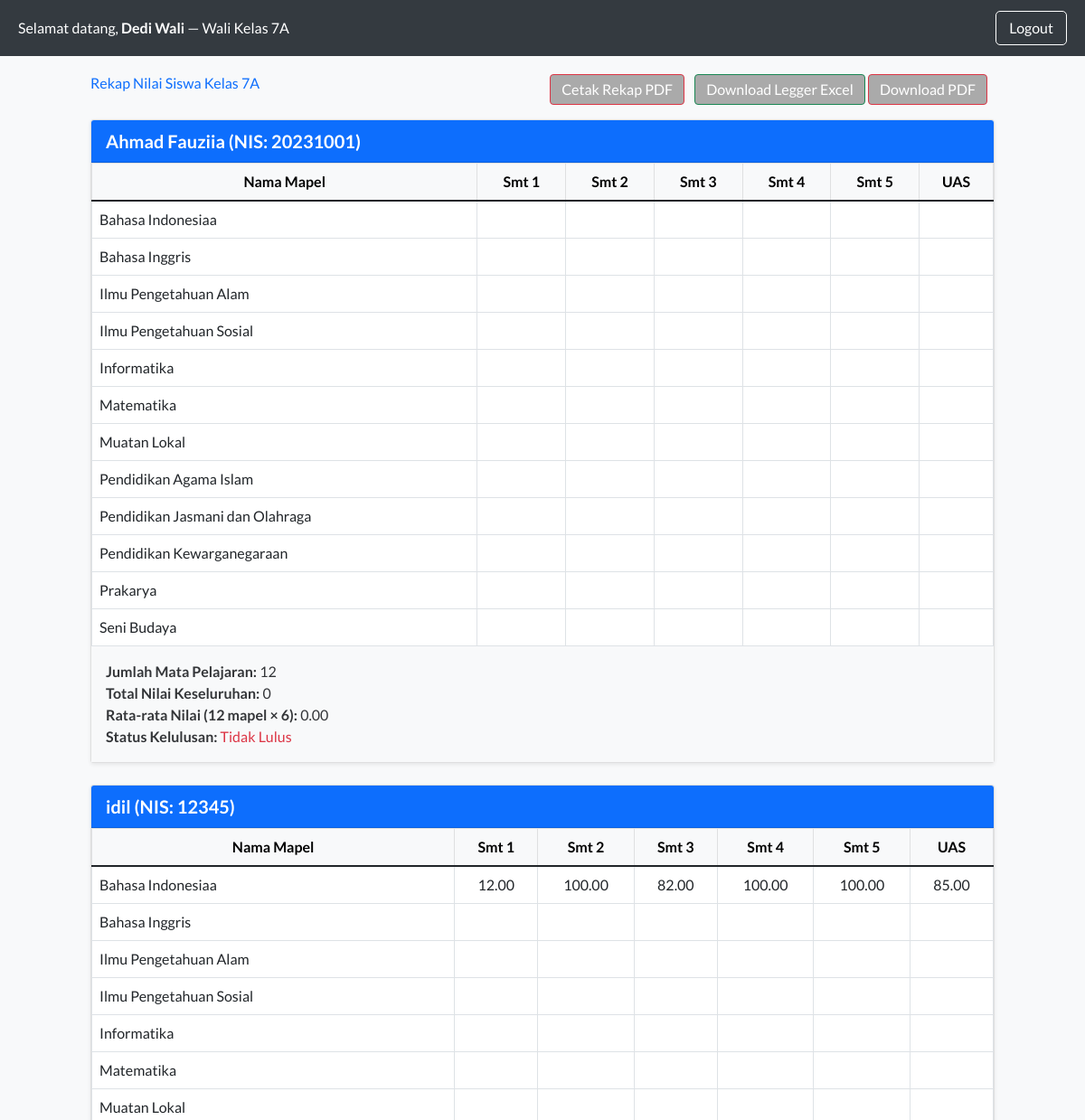
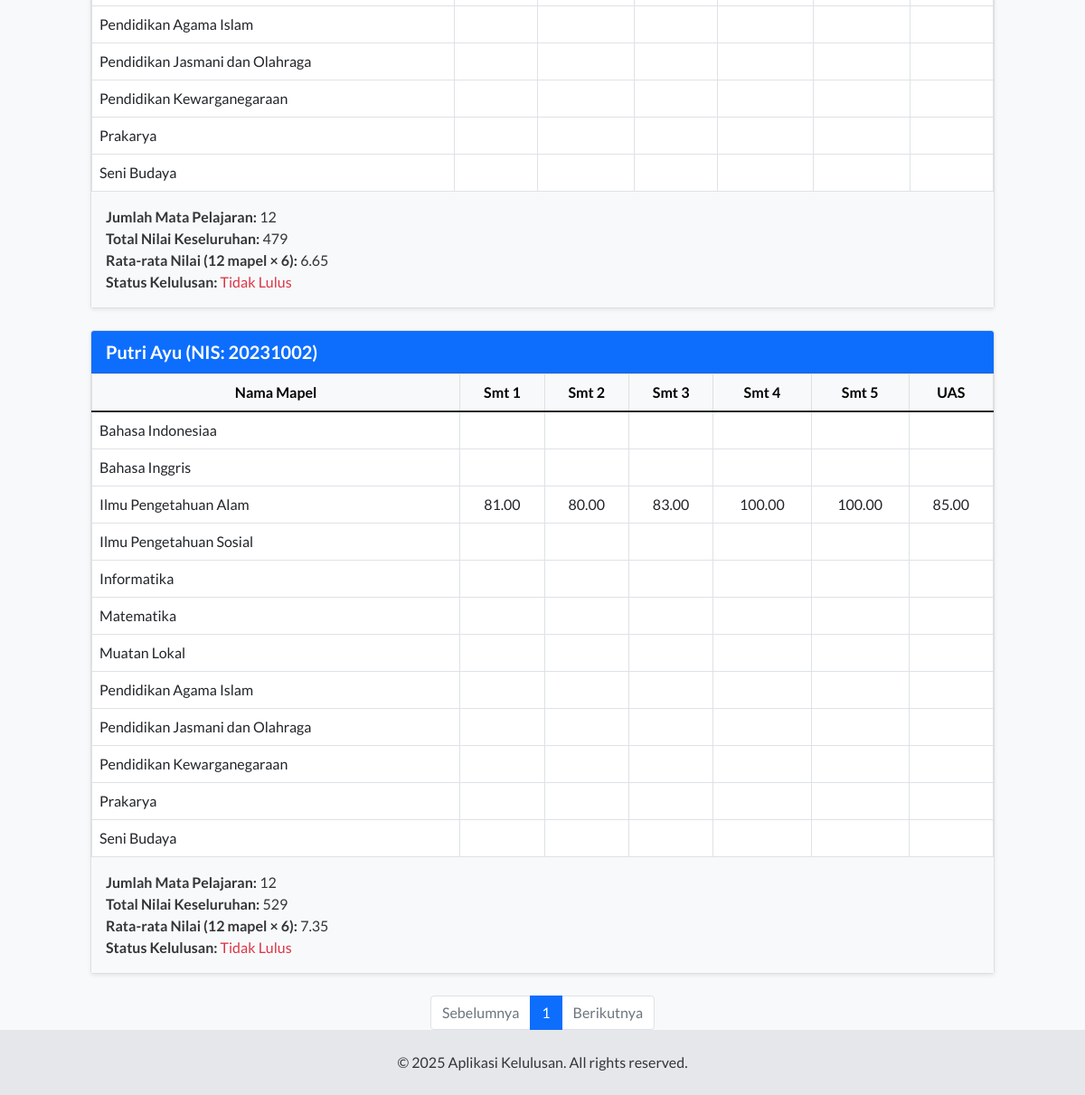
Page /wali_kelas/wali_kelas_dashboard.php (signed in) on the committed database (2 pictures, top to bottom).
### tables this page shows
CREATE TABLE `siswa` (
  `nis` varchar(20) NOT NULL,
  `nisn` varchar(20) DEFAULT NULL,
  `nama` varchar(100) NOT NULL,
  `tempat_lahir` varchar(100) DEFAULT NULL,
  `nama_orang_tua` varchar(100) DEFAULT NULL,
  `kelas` varchar(10) NOT NULL,
  `tahun_ajaran` varchar(20) NOT NULL,
  `password` varchar(255) DEFAULT NULL,
  `status_kelulusan` enum('Lulus','Lulus Bersyarat','Tidak Lulus') DEFAULT NULL
);

CREATE TABLE `mapel` (
  `kode_mapel` varchar(10) NOT NULL,
  `nama_mapel` varchar(100) NOT NULL
);

CREATE TABLE `nilai` (
  `id_nilai` int(11) NOT NULL,
  `nis` varchar(20) NOT NULL,
  `kode_mapel` varchar(10) NOT NULL,
  `smt1` decimal(5,2) DEFAULT NULL,
  `smt2` decimal(5,2) DEFAULT NULL,
  `smt3` decimal(5,2) DEFAULT NULL,
  `smt4` decimal(5,2) DEFAULT NULL,
  `smt5` decimal(5,2) DEFAULT NULL,
  `uas` decimal(5,2) DEFAULT NULL,
  `tahun_ajaran` varchar(20) NOT NULL,
  `kkm` decimal(5,2) DEFAULT 80.00
);

### wali_kelas/wali_kelas_dashboard.php (the view, shortened to what this page needs)
<?php
include('../includes/koneksi.php');
$kelas_wali = $_SESSION['kelas_wali'];
$nama_lengkap = $_SESSION['nama_lengkap'];
$limit = 10;
$page = isset($_GET['page']) && is_numeric($_GET['page']) ? (int) $_GET['page'] : 1;
$offset = ($page - 1) * $limit;
$sql_count = "SELECT COUNT(*) as total FROM siswa WHERE kelas = '$kelas_wali'";
$result_count = mysqli_query($conn, $sql_count);
$row_count = mysqli_fetch_assoc($result_count);
$total_siswa = $row_count['total'];
$total_pages = ceil($total_siswa / $limit);
$sql_siswa = "SELECT * FROM siswa WHERE kelas = '$kelas_wali' ORDER BY nama ASC LIMIT $limit OFFSET $offset";
$result_siswa = mysqli_query($conn, $sql_siswa);
$sql_mapel = "SELECT * FROM mapel ORDER BY nama_mapel ASC LIMIT 12";
$result_mapel_master = mysqli_query($conn, $sql_mapel);
$mapel_list = [];
while ($row = mysqli_fetch_assoc($result_mapel_master)) {
    $mapel_list[] = $row;
}
?>
<!DOCTYPE html>
<html lang="id">
<head>
    <?php include('../template_head.php'); ?>
</head>
<body>
    <div class="welcome-bar">
        <div>Selamat datang, <strong>
            <?php echo htmlspecialchars($nama_lengkap); ?>
    </strong> — Wali Kelas <?php echo htmlspecialchars($kelas_wali); ?></div>
        <a href="../logout.php" class="logout-btn">Logout</a>
    </div>
    <div class="container">
        <div class="d-flex justify-content-between mb-3">
            <h3 class="text-primary">Rekap Nilai Siswa Kelas <?php echo htmlspecialchars($kelas_wali); ?></h3>
            <div>
                <button onclick="window.print()" class="btn btn-danger me-2">Cetak Rekap PDF</button>
                <a href="download_legger.php" class="btn btn-success">Download Legger Excel</a>
                <a href="rekap_print.php" target="_blank" class="btn btn-danger me-2">Download PDF</a>
            </div>
        </div>
        <?php if(mysqli_num_rows($result_siswa) == 0): ?>
            <div class="alert alert-warning">Belum ada data siswa untuk kelas ini.</div>
        <?php else: ?>
            <?php while ($siswa = mysqli_fetch_assoc($result_siswa)) { ?>
                <div class="card mb-4 shadow-sm">
                    <div class="card-header bg-primary text-white">
                        <strong><?php echo htmlspecialchars($siswa['nama']); ?> (NIS: <?php echo htmlspecialchars($siswa['nis']); ?>)</strong>
                    </div>
                    <div class="card-body p-0">
                        <table class="table table-bordered mb-0">
                            <thead class="table-light">
                                <tr>
                                    <th>Nama Mapel</th>
                                    <th>Smt 1</th>
                                    <th>Smt 2</th>
                                    <th>Smt 3</th>
                                    <th>Smt 4</th>
                                    <th>Smt 5</th>
                                    <th>UAS</th>
                                </tr>
                            </thead>
                            <tbody>
                            <?php
                            $nis = $siswa['nis'];
                            $total_nilai = 0;
                            $kelulusan_akhir = 'Lulus';
                            foreach ($mapel_list as $mapel) {
                                $kode_mapel = $mapel['kode_mapel'];
                                $nama_mapel = $mapel['nama_mapel'];
                                $sql_nilai_per_mapel = "SELECT * FROM nilai WHERE nis = '$nis' AND kode_mapel = '$kode_mapel'";
                                $result_nilai = mysqli_query($conn, $sql_nilai_per_mapel);
                                $nilai = mysqli_fetch_assoc($result_nilai);
                                $smt1 = isset($nilai['smt1']) ? $nilai['smt1'] : '';
                                $smt2 = isset($nilai['smt2']) ? $nilai['smt2'] : '';
                                $smt3 = isset($nilai['smt3']) ? $nilai['smt3'] : '';
                                $smt4 = isset($nilai['smt4']) ? $nilai['smt4'] : '';
                                $smt5 = isset($nilai['smt5']) ? $nilai['smt5'] : '';
                                $uas  = isset($nilai['uas'])  ? $nilai['uas']  : '';
                                echo "<tr>
                                        <td class='text-start'>$nama_mapel</td>
                                        <td>$smt1</td>
                                        <td>$smt2</td>
                                        <td>$smt3</td>
                                        <td>$smt4</td>
                                        <td>$smt5</td>
                                        <td>$uas</td>
                                      </tr>";
                                $nilai_mapel = [$smt1, $smt2, $smt3, $smt4, $smt5, $uas];
                                foreach ($nilai_mapel as $n) {
                                    $nilai_terpakai = ($n === '' || $n === null) ? 0 : $n;
                                    $total_nilai += $nilai_terpakai;
                                    if ($nilai_terpakai < 80) {
                                        $kelulusan_akhir = 'Tidak Lulus';
                                    }
                                }
                            }
                            $rata_rata = $total_nilai / (count($mapel_list) * 6);
                            ?>
                            </tbody>
                        </table>
                        <div class="p-3 bg-light">
                            <p><strong>Jumlah Mata Pelajaran:</strong> <?php echo count($mapel_list); ?></p>
                            <p><strong>Total Nilai Keseluruhan:</strong> <?php echo $total_nilai; ?></p>
                            <p><strong>Rata-rata Nilai (12 mapel × 6):</strong> <?php echo number_format($rata_rata, 2); ?></p>
                            <p><strong>Status Kelulusan:</strong>
                                <span class="<?php echo $kelulusan_akhir == 'Lulus' ? 'text-success' : 'text-danger'; ?>">
                                    <?php echo $kelulusan_akhir; ?>
                                </span>
                            </p>
                        </div>
                    </div>
                </div>
            <?php } ?>
            <nav aria-label="Page navigation example">
                <ul class="pagination">
                    <li class="page-item <?php if($page <= 1) echo 'disabled'; ?>">
                        <a class="page-link" href="?page=<?php echo $page - 1; ?>" tabindex="-1">Sebelumnya</a>
                    </li>
                    <?php for ($i = 1; $i <= $total_pages; $i++): ?>
                        <li class="page-item <?php if ($i == $page) echo 'active'; ?>">
                            <a class="page-link" href="?page=<?php echo $i; ?>"><?php echo $i; ?></a>
                        </li>
                    <?php endfor; ?>
                    <li class="page-item <?php if($page >= $total_pages) echo 'disabled'; ?>">
                        <a class="page-link" href="?page=<?php echo $page + 1; ?>">Berikutnya</a>
                    </li>
                </ul>
            </nav>
        <?php endif; ?>
    </div>
    <?php include('../template_foot.php'); ?>
</body>
</html>

### wali_kelas/wali_kelas_dashboard.php (style rules this page uses)
body { background-color: #f8f9fa; }
.card-header { font-size: 1.25rem; }
.table thead th { vertical-align: middle; text-align: center; }
.table tbody td { vertical-align: middle; text-align: center; }
.pagination { justify-content: center; }
.welcome-bar { background-color: #343a40; color: white; padding: 12px 20px; display: flex; justify-content: space-between; align-items: center; margin-bottom: 20px; }
.welcome-bar .logout-btn { color: white; text-decoration: none; border: 1px solid white; padding: 6px 14px; border-radius: 5px; transition: background-color 0.3s; }

### rows in the picture
siswa: nama "Ahmad Fauziia", nis "20231001", total_nilai "0", rata_rata "0.00", kelulusan_akhir "Tidak Lulus"
mapel: nama_mapel "Bahasa Indonesiaa", nilai.smt1 "12.00", nilai.smt2 "100.00", nilai.smt3 "82.00", nilai.smt4 "100.00", nilai.smt5 "100.00", nilai.uas "85.00"
mapel: nama_mapel "Bahasa Inggris"
mapel: nama_mapel "Ilmu Pengetahuan Alam", nilai.smt1 "81.00", nilai.smt2 "80.00", nilai.smt3 "83.00", nilai.smt4 "100.00", nilai.smt5 "100.00", nilai.uas "85.00"
mapel: nama_mapel "Ilmu Pengetahuan Sosial"
mapel: nama_mapel "Informatika"
mapel: nama_mapel "Matematika"
mapel: nama_mapel "Muatan Lokal"
mapel: nama_mapel "Pendidikan Agama Islam"
mapel: nama_mapel "Pendidikan Jasmani dan Olahraga"
mapel: nama_mapel "Pendidikan Kewarganegaraan"
mapel: nama_mapel "Prakarya"
mapel: nama_mapel "Seni Budaya"
siswa: nama "idil", nis "12345", total_nilai "479", rata_rata "6.65", kelulusan_akhir "Tidak Lulus"
siswa: nama "Putri Ayu", nis "20231002", total_nilai "529", rata_rata "7.35", kelulusan_akhir "Tidak Lulus"

### other values in the picture
$nama_lengkap "Dedi Wali"
$kelas_wali "7A"
